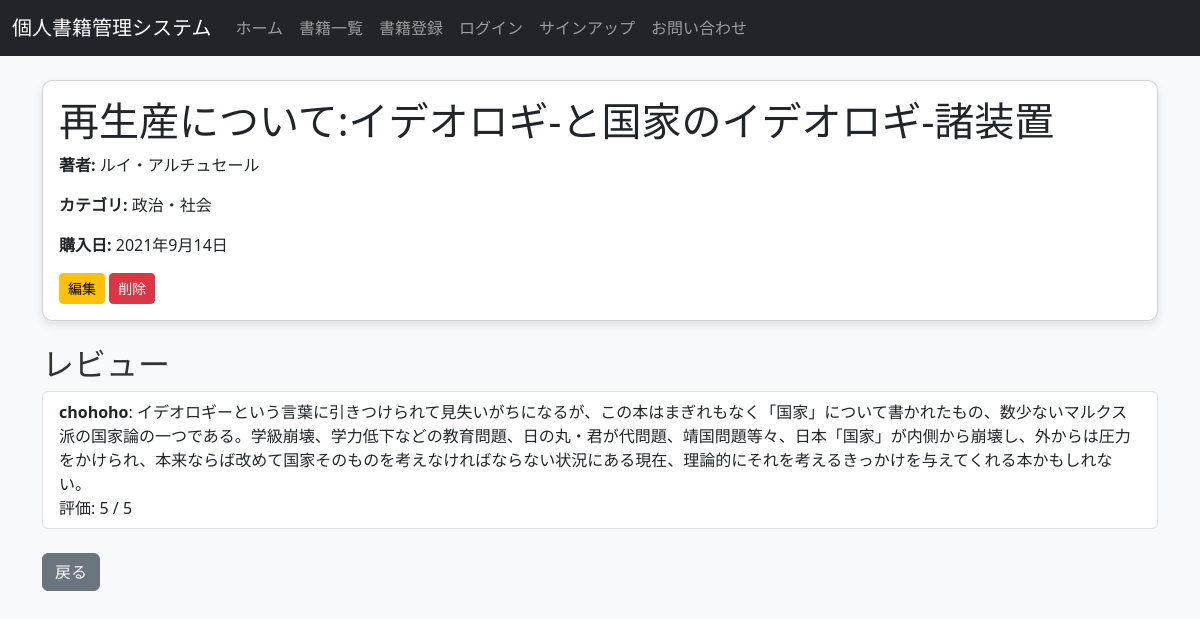
The page /books/2/ on the database its author committed.
### books/models.py (models this page shows, shortened)
class Book(models.Model):
    title = models.CharField(max_length=200, verbose_name='タイトル')
    author = models.CharField(max_length=100, verbose_name='著者')
    category = models.ForeignKey(Category, on_delete=models.SET_NULL, null=True, blank=True, verbose_name="カテゴリ")
    purchase_date = models.DateField(verbose_name='購入日')
    cover_image = models.ImageField(upload_to='book_covers/', blank=True, null=True, verbose_name='表紙画像')
    user = models.ForeignKey(User, on_delete=models.CASCADE, verbose_name='登録者')

class Category(models.Model):
    name = models.CharField(max_length=100, unique=True, verbose_name='カテゴリ')
    def __str__(self):
        return self.name

### reviews/models.py (models this page shows, shortened)
class Review(models.Model):
    book = models.ForeignKey(Book, related_name='reviews', on_delete=models.CASCADE)
    user = models.ForeignKey(User, on_delete=models.CASCADE)
    comment = models.TextField()
    rating = models.IntegerField(choices=[(i, i) for i in range(1, 6)])
    created_at = models.DateTimeField(auto_now_add=True)

### books/views.py (the view)
# urls.py: path('<int:pk>/', views.book_detail, name='book_detail'),
def book_detail(request, pk):
    book = get_object_or_404(Book, pk=pk)
    reviews = book.reviews.all()
    return render(request, 'books/book_detail.html', {'book': book, 'reviews': reviews})

### books/templates/books/book_detail.html (shortened to what this page needs)
{% extends 'base.html' %}
{% block content %}
<div class="card mb-4">
    <div class="card-body">
        <h1 class="card-title">{{ book.title }}</h1>
        <p><strong>著者:</strong> {{ book.author }}</p>
        <p><strong>カテゴリ:</strong> {{ book.category }}</p>
        <p><strong>購入日:</strong> {{ book.purchase_date }}</p>
        <div>
            <a href="{% url 'book_update' book.pk %}" class="btn btn-warning btn-sm">編集</a>
            <a href="{% url 'book_delete' book.pk %}" class="btn btn-danger btn-sm">削除</a>
        </div>
    </div>
</div>
<h2 class="mt-4">レビュー</h2>
<ul class="list-group">
    {% for review in book.reviews.all %}
        <li class="list-group-item">
            <strong>{{ review.user.username }}</strong>: {{ review.comment }}
            <br>評価: {{ review.rating }} / 5
            <br>
        </li>
    {% empty %}
        <li class="list-group-item">まだレビューがありません。</li>
    {% endfor %}
</ul>
<div class="mt-4">
    <a href="{% url 'book_list' %}" class="btn btn-secondary">戻る</a>
</div>
{% endblock %}

### books/static/css/style.css (style rules this page uses)
body { background-color: #f8f9fa; }
.card { box-shadow: 0 4px 8px rgba(0, 0, 0, 0.1); }
.card { border-radius: 10px; box-shadow: 0 4px 8px rgba(0, 0, 0, 0.1); }
h2 { color: #333; }

### rows shown on the page
Book: title "再生産について:イデオロギ-と国家のイデオロギ-諸装置", author "ルイ・アルチュセール", category "政治・社会", purchase_date "2021年9月14日"
Review: user.username "chohoho", comment "イデオロギーという言葉に引きつけられて見失いがちになるが、この本はまぎれもなく「国家」について書かれたもの、数少ないマルクス派の国家論の一つである。学級崩壊、学力低下などの教育問題、日の丸・君が代問題、靖国問題等々、日本「国家」が内側から崩壊し、外からは圧力をかけられ、本来ならば改めて国家そのものを考えなければならない状況にある現在、理論的にそれを考えるきっかけを与えてくれる本かもしれない。", rating "5"
